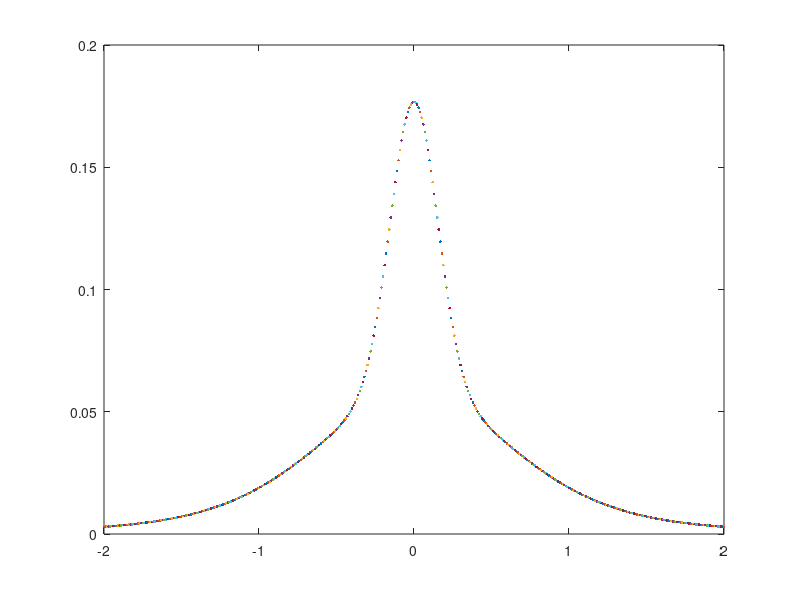

MATLAB code to generate this figure:

function PHENIX4
    
    
    for phi = -2:0.01:2

    q = 0.8;
    mpi = 0.13957;
    TMP = 0.5;
    etajet = 0 ;
    Aridge = 0.058/4.8 ;
    fRNK = 3;
    fJ = 0.82;
    ma = 1.1;
    md = 1;
    a = 0.5;
    sigmapizero = 0.5;
    snn = 200;

    mN = 0.93957;
    
    yb = acosh(snn/(2*mN));
    
    [pt,deta] = meshgrid(3:0.01:4,-2:0.01:2);
    
    eta = deta + etajet;

    pf1 = pt .* cos(phi);
    pf2 = pt .* sin(phi);
    pf3 = pt .* sinh(eta);
    
    pi1 = pf1 - q/cosh(etajet);
    pi2 = pf2;
    pi3 = pf3 - q*sinh(etajet)/cosh(etajet);
    
    Ef = sqrt(pf1.^2 + pf2.^2 + pf3.^2 + mpi^2);
    Ei = sqrt(pi1.^2 + pi2.^2 + pi3.^2 + mpi^2);
    
    yf = log((Ef + pf3)./(Ef - pf3))./2;
    yi = log((Ei + pi3)./(Ei - pi3))./2;
    
    mtf = sqrt(mpi^2 + pf1.^2 + pf2.^2);
    mti = sqrt(mpi^2 + pi1.^2 + pi2.^2);
  
    pft = sqrt(pf1.^2 + pf2.^2);
    pit = sqrt(pi1.^2 + pi2.^2);
    
    x = sqrt(mpi^2 + pit.^2) .* exp(abs(yi) - yb) ./mpi ;
    
    etaf = log((sqrt(pf1.^2 + pf2.^2 + pf3.^2) + pf3)./((sqrt(pf1.^2 + pf2.^2 + pf3.^2) - pf3)));
    etai = log((sqrt(pi1.^2 + pi2.^2 + pi3.^2) + pi3)./((sqrt(pi1.^2 + pi2.^2 + pi3.^2) - pi3)));

    NJF = 0.15 + 0.1 * pt;
    TJF = 0.19 + 0.06 * pt;
    
    sigmapi = sigmapizero * ma ./(sqrt(ma^2 + pt.^2));
    
    
    Nridge =  fRNK * 2/3 * Aridge * (1 - x).^a .* exp(-sqrt(mpi^2 + pit.^2)/TMP)./(sqrt(md^2 + pit.^2)) .*  Ef./Ei .* sqrt(1 - mpi^2./(mtf.^2 .* (cosh(yf)).^2));
    
    Njet = fJ * NJF .* exp((mpi - sqrt((mpi^2 + pt.^2))) ./ TJF) ./(TJF .* (mpi + TJF)) .* exp(-(phi^2 + deta.^2) ./ (2 * sigmapi.^2)) ./ (2 * pi * sigmapi.^2);
    
    Njeti = Njet .* pt;
    
    iNjet = sum(Njeti(:) * 0.01) ;

    Nridgei = Nridge .* pt;
    
    iNridge = sum(Nridgei(:) * 0.01) ;

    N = iNridge + iNjet * 0.121/0.42 ;
    
    plot(phi, N)
    
    hold all
    
    end

    

    
    
end